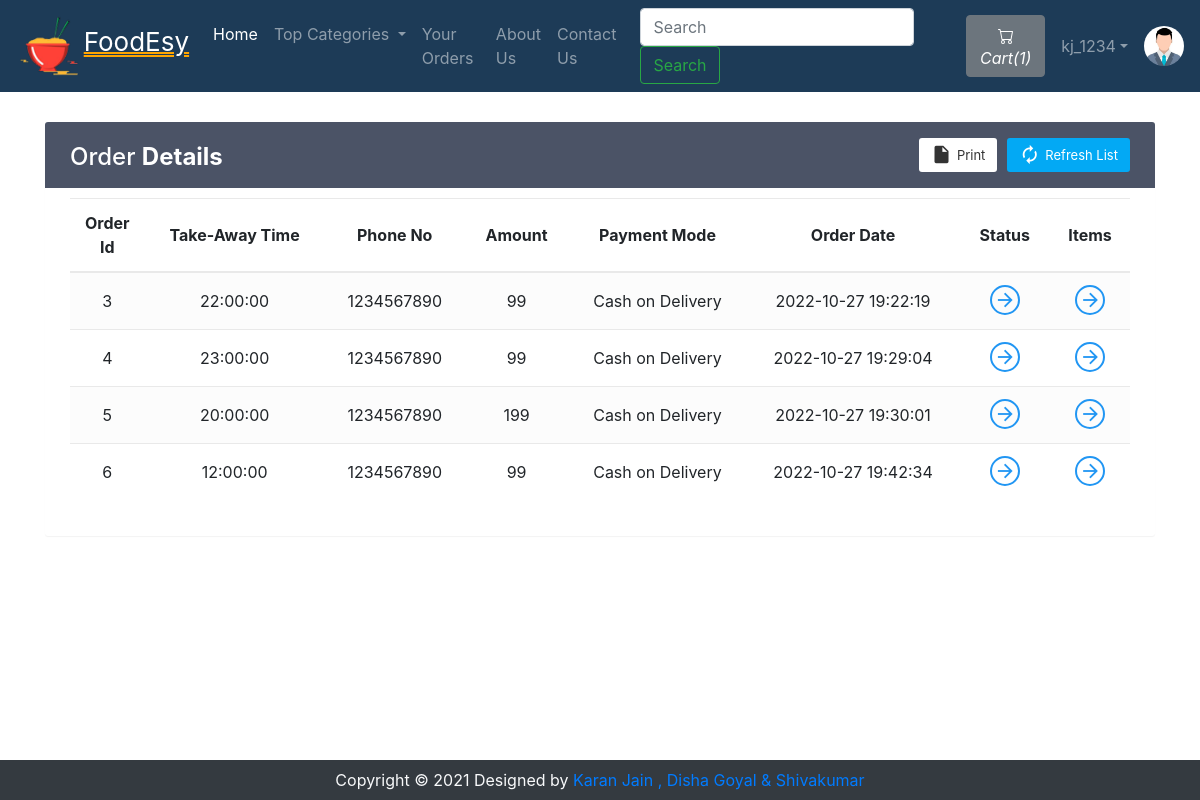
The app's page /viewOrder.php (signed in) with its own data.
### tables this page shows
CREATE TABLE `sitedetail` (
  `tempId` int(11) NOT NULL,
  `systemName` varchar(21) NOT NULL,
  `email` varchar(35) NOT NULL,
  `contact1` bigint(21) NOT NULL,
  `contact2` bigint(21) DEFAULT NULL COMMENT 'Optional',
  `address` text NOT NULL,
  `dateTime` datetime NOT NULL DEFAULT current_timestamp()
);

CREATE TABLE `orders` (
  `orderId` int(21) NOT NULL,
  `userId` int(21) NOT NULL,
  `takeAwayTime` time NOT NULL,
  `phoneNo` bigint(21) NOT NULL,
  `amount` int(200) NOT NULL,
  `paymentMode` enum('0','1') NOT NULL DEFAULT '0' COMMENT '0=cash on delivery, \r\n1=online ',
  `orderStatus` enum('0','1','2','3','4','5','6') NOT NULL DEFAULT '0' COMMENT '0=Order Placed.\r\n1=Order Confirmed.\r\n2=Preparing your Order.\r\n3=Order Ready for Pickup.\r\n4=Order Collected.\r\n5=Order Denied.\r\n6=Order Cancelled.',
  `orderDate` datetime NOT NULL DEFAULT current_timestamp()
);

### viewOrder.php (the view, shortened to what this page needs)
<!doctype html>
<html lang="en">
<head>
    <link rel="stylesheet" href="https://stackpath.bootstrapcdn.com/bootstrap/4.5.0/css/bootstrap.min.css">
    <link rel="stylesheet" href="https://use.fontawesome.com/releases/v5.7.2/css/all.css">
</head>
<body>
    <?php include 'partials/_dbconnect.php';?>
    <?php include 'partials/_nav.php';?>
    <?php
    if($loggedin){
    ?>
    <div class="container">
        <div class="table-wrapper" id="empty">
            <div class="table-title">
                <div class="row">
                    <div class="col-sm-4">
                        <h2>Order <b>Details</b></h2>
                    </div>
                    <div class="col-sm-8">
                        <a href="" class="btn btn-primary"><i class="material-icons">&#xE863;</i> <span>Refresh List</span></a>
                        <a href="#" onclick="window.print()" class="btn btn-info"><i class="material-icons">&#xE24D;</i> <span>Print</span></a>
                    </div>
                </div>
            </div>
            <table class="table table-striped table-hover text-center">
                <thead>
                    <tr>
                        <th>Order Id</th>
                        <th>Take-Away Time</th>
                        <th>Phone No</th>
                        <th>Amount</th>
                        <th>Payment Mode</th>
                        <th>Order Date</th>
                        <th>Status</th>
                        <th>Items</th>
                    </tr>
                </thead>
                <tbody>
                    <?php
                        $sql = "SELECT * FROM `orders` WHERE `userId`= $userId";
                        $result = mysqli_query($conn, $sql);
                        while($row = mysqli_fetch_assoc($result)){
                            $orderId = $row['orderId'];
                            $takeAwayTime = $row['takeAwayTime'];
                            $phoneNo = $row['phoneNo'];
                            $amount = $row['amount'];
                            $orderDate = $row['orderDate'];
                            $paymentMode = $row['paymentMode'];
                            if($paymentMode == 0) {
                                $paymentMode = "Cash on Delivery";
                            }
                            else {
                                $paymentMode = "Online";
                            }
                            echo '<tr>
                                    <td>' . $orderId . '</td>
                                    <td>' . $takeAwayTime . '</td>
                                    <td>' . $phoneNo . '</td>
                                    <td>' . $amount . '</td>
                                    <td>' . $paymentMode . '</td>
                                    <td>' . $orderDate . '</td>
                                    <td><a href="#" data-toggle="modal" data-target="#orderStatus' . $orderId . '" class="view"><i class="material-icons">&#xE5C8;</i></a></td>
                                    <td><a href="#" data-toggle="modal" data-target="#orderItem' . $orderId . '" class="view" title="View Details"><i class="material-icons">&#xE5C8;</i></a></td>
                                </tr>';
                        }
                            ?>
                </tbody>
            </table>
        </div>
    </div>
    <?php
    }
    else {
        echo '<div class="container" style="min-height : 610px;">
        <div class="alert alert-info my-3">
            <font style="font-size:22px"><center><strong><a class="alert-link" data-toggle="modal" data-target="#loginModal">Login</a></strong> first to Check Orders.</center></font>
        </div></div>';
    }
    ?>
    <?php
    require 'partials/_footer.php';?>
  </body>
</html>

### partials/_nav.php (shortened to what this page needs)
<?php
if(isset($_SESSION['loggedin']) && $_SESSION['loggedin']==true){
  $loggedin= true;
  $userId = $_SESSION['userId'];
  $username = $_SESSION['username'];
}
else{
  $loggedin = false;
  $userId = 0;
}
$sql = "SELECT * FROM `sitedetail`";
$result = mysqli_query($conn, $sql);
$row = mysqli_fetch_assoc($result);
$systemName = $row['systemName'];
echo '<nav class="navbar navbar-expand-lg navbar-dark" style="background-color: #1d3b57;">
      <a class="navbar-brand" href="index.php"><img height=60px src="img/logo.jpg" alt="Restaurant Logo" class="img-responsive"><span style="font-size: 26px; text-decoration: double underline orange 2px;">'.$systemName.'</span></a>
      <button class="navbar-toggler" type="button" data-toggle="collapse" data-target="#navbarSupportedContent" aria-controls="navbarSupportedContent" aria-expanded="false" aria-label="Toggle navigation">
        <span class="navbar-toggler-icon"></span>
      </button>
      <div class="collapse navbar-collapse" id="navbarSupportedContent">
        <ul class="navbar-nav mr-auto">
          <li class="nav-item active">
            <a class="nav-link" href="index.php">Home <span class="sr-only">(current)</span></a>
          </li>
          <li class="nav-item dropdown">
            <a class="nav-link dropdown-toggle" href="#" id="navbarDropdown" role="button" data-toggle="dropdown" aria-haspopup="true" aria-expanded="false">
              Top Categories
            </a>
            <div class="dropdown-menu" aria-labelledby="navbarDropdown">';
            echo '</div>
          </li>
          <li class="nav-item">
            <a class="nav-link" href="viewOrder.php">Your Orders</a>
          </li>
          <li class="nav-item">
            <a class="nav-link" href="about.php">About Us</a>
          </li>
          <li class="nav-item">
            <a class="nav-link" href="contact.php">Contact Us</a>
          </li>
        </ul>
        <form method="get" action="/FoodEsy/search.php" class="form-inline my-2 my-lg-0 mx-3">
          <input class="form-control mr-sm-2" type="search" name="search" id="search" placeholder="Search" aria-label="Search" required>
          <button class="btn btn-outline-success my-2 my-sm-0" type="submit">Search</button>
        </form>';
        $countsql = "SELECT SUM(`itemQuantity`) FROM `viewcart` WHERE `userId`=$userId";
        $countresult = mysqli_query($conn, $countsql);
        $countrow = mysqli_fetch_assoc($countresult);
        $count = $countrow['SUM(`itemQuantity`)'];
        echo '<a href="viewCart.php"><button type="button" class="btn btn-secondary mx-2" title="MyCart">
          <svg xmlns="img/cart.svg" width="16" height="16" fill="currentColor" class="bi bi-cart" viewBox="0 0 16 16">
            <path d="M0 1.5A.5.5 0 0 1 .5 1H2a.5.5 0 0 1 .485.379L2.89 3H14.5a.5.5 0 0 1 .491.592l-1.5 8A.5.5 0 0 1 13 12H4a.5.5 0 0 1-.491-.408L2.01 3.607 1.61 2H.5a.5.5 0 0 1-.5-.5zM3.102 4l1.313 7h8.17l1.313-7H3.102zM5 12a2 2 0 1 0 0 4 2 2 0 0 0 0-4zm7 0a2 2 0 1 0 0 4 2 2 0 0 0 0-4zm-7 1a1 1 0 1 1 0 2 1 1 0 0 1 0-2zm7 0a1 1 0 1 1 0 2 1 1 0 0 1 0-2z"/>
          </svg>
          <i class="bi bi-cart">Cart(' .$count. ')</i>
        </button></a>';
        if($loggedin){
          echo '<ul class="navbar-nav mr-2">
            <li class="nav-item dropdown">
              <a class="nav-link dropdown-toggle" href="#" id="navbarDropdown" role="button" data-toggle="dropdown">' .$username. '</a>
              <div class="dropdown-menu" aria-labelledby="navbarDropdown">
                <a class="dropdown-item" href="partials/_logout.php">Logout</a>
              </div>
            </li>
          </ul>
          <div class="text-center image-size-small position-relative">
            <a href="viewProfile.php"><img src="img/person-' .$userId. '.jpg" class="rounded-circle" onError="this.src = \'img/profilePic.jpg\'" style="width:40px; height:40px"></a>
          </div>';
        }
        else {
          echo '
          <button type="button" class="btn btn-success mx-2"  data-toggle="modal" data-target="#loginModal">Login</button>
          <button type="button" class="btn btn-success mx-2"  data-toggle="modal" data-target="#signupModal">SignUp</button>';
        }
  echo '</div>
    </nav>';
?>

### viewOrder.php (style rules this page uses)
.table-wrapper { background: #fff; padding: 20px 25px; margin: 30px auto; border-radius: 3px; box-shadow: 0 1px 1px rgba(0,0,0,.05); }
.table-wrapper .btn { float: right; color: #333; background-color: #fff; border-radius: 3px; border: none; outline: none !important; margin-left: 10px; }
.table-wrapper .btn.btn-primary { color: #fff; background: #03A9F4; }
.table-title .btn { font-size: 13px; border: none; }
.table-title .btn i { float: left; font-size: 21px; margin-right: 5px; }
.table-title .btn span { float: left; margin-top: 2px; }
.table-title { color: #fff; background: #4b5366; padding: 16px 25px; margin: -20px -25px 10px; border-radius: 3px 3px 0 0; }
.table-title h2 { margin: 5px 0 0; font-size: 24px; }
table.table tr th, table.table tr td { border-color: #e9e9e9; padding: 12px 15px; vertical-align: middle; }
table.table tr th:first-child { width: 60px; }
table.table tr th:last-child { width: 80px; }
table.table-striped tbody tr:nth-of-type(odd) { background-color: #fcfcfc; }
table.table td a { font-weight: bold; color: #566787; display: inline-block; text-decoration: none; }
table.table td a.view { width: 30px; height: 30px; color: #2196F3; border: 2px solid; border-radius: 30px; text-align: center; }
table.table td a.view i { font-size: 22px; margin: 2px 0 0 1px; }
table { counter-reset: section; }

### records on screen
sitedetail: systemName "FoodEsy"
orders: orderId "3", takeAwayTime "22:00:00", phoneNo "1234567890", amount "99", paymentMode "Cash on Delivery", orderDate "2022-10-27 19:22:19"
orders: orderId "4", takeAwayTime "23:00:00", phoneNo "1234567890", amount "99", paymentMode "Cash on Delivery", orderDate "2022-10-27 19:29:04"
orders: orderId "5", takeAwayTime "20:00:00", phoneNo "1234567890", amount "199", paymentMode "Cash on Delivery", orderDate "2022-10-27 19:30:01"
orders: orderId "6", takeAwayTime "12:00:00", phoneNo "1234567890", amount "99", paymentMode "Cash on Delivery", orderDate "2022-10-27 19:42:34"

### other values on screen
$count "1"
$username "kj_1234"
